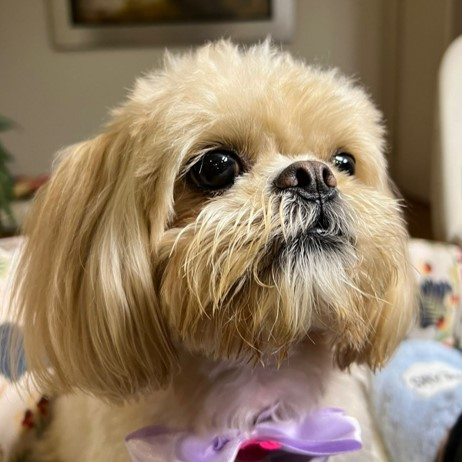
#> input picture resources/doda.jpg, 462 x 462 px
$ python -i model.py   (imports and definitions only)
#> lines starting #> are read from the running program, lines starting #| are printed output that depends on the picture
import numpy as np
from sklearn.cluster import KMeans
from PIL import Image
import requests
from io import BytesIO
import time

class filterModel():
    def __init__(self):
        self.num_tones = 3
        self.intensity = 0.7
        self.stored_image = Image.open('resources/doda.jpg')
#> self.stored_image is the input picture: PIL image 462x462 RGB; mean R, G, B 146.6, 126.4, 101.4
        self.__set_color((128,128,128))
        self.filter()

    def __set_color(self, color):
        self.color_v = np.array(color)/256

    def __find_labels(self):
        if not hasattr(self, 'stored_image'):
            raise Exception("No image has been loaded yet. Use method load_image() to load an image first.")
        img = np.array(self.stored_image)
        flat_img = img.reshape((img.shape[0]*img.shape[1], 3))

        clf = KMeans(n_clusters=self.num_tones, n_init=1, tol=1e-4).fit(flat_img)

        # [6 lines of commented-out code are left out]

        self.labels = clf.labels_
        self.centers = clf.cluster_centers_
#> self.centers = [[147, 124, 95.22], [83.25, 62.35, 37.07], [212.2, 196.7, 176.9]]

    def __add_filter(self):
        if (not hasattr(self, 'labels')) or (not hasattr(self, 'centers')):
            raise Exception("Labels haven't been found yet. Use method [REDACTED] to find the labels.")
        if self.intensity == 0:
            new_img = self.centers[self.labels]
        else:
            mean_color_map = (self.centers*np.array([0.3,0.59,0.11])).sum(axis=1)
#> mean_color_map = [127.7, 65.84, 199.2]
            mcm = np.hstack((np.array([mean_color_map]).T, np.array([np.arange(self.num_tones)]).T)).astype(np.uint8)
#> mcm = [[127, 0], [65, 1], [199, 2]]
            mcm = mcm[(mcm[:, 0]).argsort()]
#> mcm = [[65, 1], [127, 0], [199, 2]]
            new_labels = np.hstack((np.array([(mcm.T)[1]]).T, np.array([np.arange(self.num_tones)]).T)).astype(np.uint8)
#> new_labels = [[1, 0], [0, 1], [2, 2]]
            new_labels = ((new_labels[(new_labels[:, 0]).argsort()]).T)[1]
#> new_labels = [1, 0, 2]

            color_scale = np.zeros((self.num_tones, 3))
            div = self.num_tones + 1
            for i in range(div-1):
                clr = int(511*(i+1)/div)
                if clr < 256:
                    color_scale[i] = self.color_v*clr
                else:
                    color_scale[i] = self.color_v*255 + (np.array([1,1,1]) - self.color_v) * (clr - 256)

            new_img = self.centers[self.labels]*(1-self.intensity) + color_scale[new_labels[self.labels]]*self.intensity
            # new_img = self.centers[self.ga]*(1-self.intensity) + color_scale[new_labels[self.ga]]*self.intensity
        self.last_processed_image = Image.fromarray(new_img.reshape(np.array(self.stored_image).shape).astype(np.uint8)).convert('RGB')
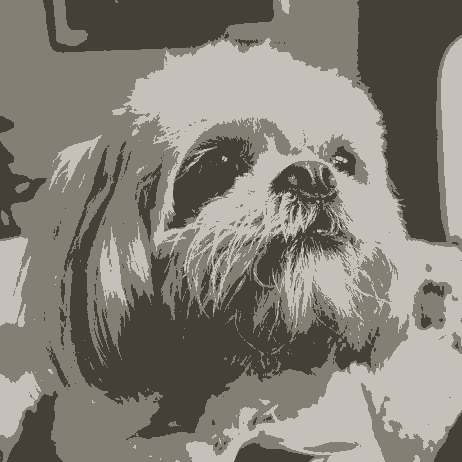
#> self.last_processed_image: PIL image 462x462 RGB; mean R, G, B 132.3, 126.2, 118.4

    def update_num_tones(self, updt):
        # t0 = time.time()
        self.num_tones = updt
        self.__find_labels()
        self.__add_filter()
        # t1 = time.time()
        # print("Tones: {}, Time: {}s".format(updt,t1-t0))

    def update_color(self, updt):
        self.__set_color(updt)
        self.__add_filter()

    def update_intensity(self, updt):
        self.intensity = updt
        self.__add_filter()

    def filter(self):
        if not hasattr(self, 'stored_image'):
            raise Exception("No image has been loaded yet. Use method load_image() to load an image first.")
        self.__find_labels()
        self.__add_filter()

    def load_image(self, route):
        self.stored_image = Image.open(route)
        self.filter()

    def import_image(self, url):
        self.stored_image = np.array(Image.open(BytesIO(requests.get(url).content)).convert('RGB'))
        self.filter()

    def save_image(self, route):
        self.last_processed_image.save(route)

    def display(self):
        if not hasattr(self, 'last_processed_image'):
            raise Exception("No image has been processed yet. Use method filter() to process an image first.")
        self.last_processed_image.show()

    def get_image(self):
        if not hasattr(self, 'last_processed_image'):
            raise Exception("No image has been processed yet. Use method filter() to process an image first.")
        return self.last_processed_image

    def expanded_image(self):
        # Image has to fit in a 720x720 space. If bigger, longest dimension has to resize to 720, else ignore
        grid_dim = 720
        background = Image.fromarray(np.zeros([grid_dim, grid_dim, 3], dtype=np.uint8))
        img = self.last_processed_image
        x_dim = img.size[0]
        y_dim = img.size[1]
        l_dim = max(x_dim, y_dim, grid_dim)
        if l_dim > grid_dim:
            x_dim = int(grid_dim*x_dim/l_dim)
            y_dim = int(grid_dim*y_dim/l_dim)
            img = img.resize((x_dim, y_dim))
        mid_point_x = int((grid_dim-x_dim)/2)
        mid_point_y = int((grid_dim-y_dim)/2)
        background.paste(img, (mid_point_x, mid_point_y))
        return background


>>> result = filterModel().import_image('resources/doda.jpg')
